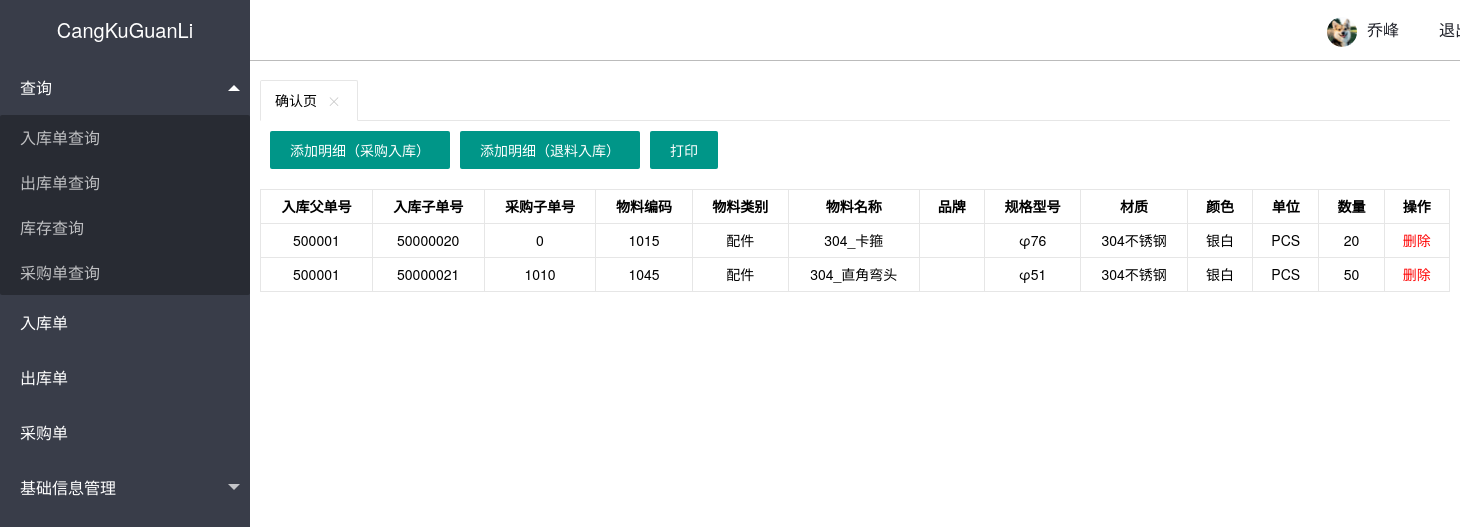
The page /admin/qf_rk_rukudan_liebiao.php?ru_id=500001 on the database its author committed.
### tables this page shows
CREATE TABLE IF NOT EXISTS `qf_wuliaoxinxi` (
  `id` int(8) NOT NULL AUTO_INCREMENT,
  `wu_liao_lei_bie` varchar(8) NOT NULL,
  `wu_liao_ming_cheng` varchar(20) NOT NULL,
  `wu_liao_pin_pai` varchar(10) NOT NULL,
  `gui_ge_xing_hao` varchar(30) NOT NULL,
  `dan_wei` varchar(8) NOT NULL DEFAULT 'PCS',
  `cai_zhi` varchar(8) NOT NULL,
  `color` varchar(8) NOT NULL DEFAULT '本色',
  `bei_zhu` varchar(20) NOT NULL,
  `ku_wei` varchar(8) NOT NULL,
  PRIMARY KEY (`id`)
);

CREATE TABLE IF NOT EXISTS `qf_rk_rukudan_liebiao` (
  `ru_fu_id` int(10) NOT NULL,
  `rkd_id` int(6) unsigned NOT NULL AUTO_INCREMENT,
  `cgd_id` int(10) NOT NULL,
  `wu_liao_bian_ma` int(10) NOT NULL,
  `ruku_shuliang` int(10) unsigned NOT NULL,
  PRIMARY KEY (`rkd_id`)
);

### inc/mysql.inc.php (called while the page is built, shortened)
<?php
function execute($link,$query){
    $result=mysqli_query($link,$query);
    return $result;
}
?>

### admin/qf_rk_rukudan_liebiao.php (the view, shortened to what this page needs)
<?php
include_once '../inc/mysql.inc.php';
include '../inc/header.inc.php';
$link=connect();
?>
<div id="layerDemo">
      <div class="layui-btn-container">
      <button type="submit" id="rukudan_liebiao_cgrk_add" class="layui-btn">添加明细（采购入库）</button>
      <button type="submit" id="rukudan_liebiao_tlrk_add" class="layui-btn">添加明细（退料入库）</button>
      <button type="submit" id="rukudan_liebiao_print" class="layui-btn">打印</button>
      </div>
 </div>
 <table class="layui-G-table">
   <thead>
     <tr>
       <th>入库父单号</th>
       <th>入库子单号</th>
       <th>采购子单号</th>
       <th>物料编码</th>
       <th>物料类别</th>
       <th>物料名称</th>
       <th>品牌</th>
       <th>规格型号</th>
       <th>材质</th>
       <th>颜色</th>
       <th>单位</th>
       <th>数量</th>
       <th>操作</th>
     </tr>
     <?php
     $query="select * from qf_rk_rukudan_liebiao where ru_fu_id={$_GET['ru_id']}";
     $result=execute($link,$query);
     while ($data=mysqli_fetch_assoc($result)){
      $link=connect();
      $query_wlxx="select * from qf_wuliaoxinxi where id={$data['wu_liao_bian_ma']}";
        $result_wlxx=execute($link, $query_wlxx);
        while ($data_wlxx=mysqli_fetch_assoc($result_wlxx)){
$html=<<<A
    <tr>
    <td>{$_GET['ru_id']}</td>
    <td>{$data['rkd_id']}</td>
    <td>{$data['cgd_id']}</td>
    <td>{$data['wu_liao_bian_ma']}</td>
    <td>{$data_wlxx['wu_liao_lei_bie']}</td>
    <td>{$data_wlxx['wu_liao_ming_cheng']}</td>
    <td>{$data_wlxx['wu_liao_pin_pai']}</td>
    <td>{$data_wlxx['gui_ge_xing_hao']}</td>
    <td>{$data_wlxx['cai_zhi']}</td>
    <td>{$data_wlxx['color']}</td>
    <td>{$data_wlxx['dan_wei']}</td>
    <td>{$data['ruku_shuliang']}</td>
    <td>
    <a href='qf_rk_rukudan_liebiao_del.php?rkd_id={$data['rkd_id']}'style=color:#f00>删除</td>
    </tr>
A;
        echo $html;
      }}
     ?>
   </thead>
 </table>
<?php include '../inc/footer.inc.php'?>

### rows shown on the page
qf_rk_rukudan_liebiao: rkd_id "50000020", cgd "0", wu_liao_bian_ma "1015", ruku_shuliang "20"
qf_wuliaoxinxi: wu_liao_lei_bie "配件", wu_liao_ming_cheng "304_卡箍", gui_ge_xing_hao "φ76", cai_zhi "304不锈钢", color "银白", dan_wei "PCS"
qf_rk_rukudan_liebiao: rkd_id "50000021", cgd "1010", wu_liao_bian_ma "1045", ruku_shuliang "50"
qf_wuliaoxinxi: wu_liao_lei_bie "配件", wu_liao_ming_cheng "304_直角弯头", gui_ge_xing_hao "φ51", cai_zhi "304不锈钢", color "银白", dan_wei "PCS"

### other values the page prints
$template['title'] "确认页"
